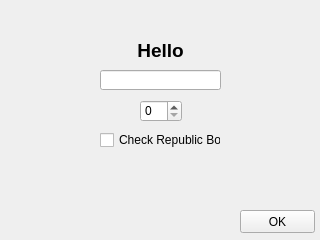
<?xml version="1.0" encoding="UTF-8"?>
<ui version="4.0">
 <class>MainWindow</class>
 <widget class="QMainWindow" name="MainWindow">
  <property name="geometry">
   <rect>
    <x>0</x>
    <y>0</y>
    <width>320</width>
    <height>240</height>
   </rect>
  </property>
  <property name="windowTitle">
   <string>EX01-bouton</string>
  </property>
  <widget class="QWidget" name="centralwidget">
   <widget class="QPushButton" name="pushButton">
    <property name="geometry">
     <rect>
      <x>240</x>
      <y>210</y>
      <width>75</width>
      <height>23</height>
     </rect>
    </property>
    <property name="text">
     <string>OK</string>
    </property>
   </widget>
   <widget class="QLabel" name="label">
    <property name="geometry">
     <rect>
      <x>110</x>
      <y>30</y>
      <width>101</width>
      <height>41</height>
     </rect>
    </property>
    <property name="font">
     <font>
      <pointsize>14</pointsize>
      <weight>75</weight>
      <bold>true</bold>
     </font>
    </property>
    <property name="cursor">
     <cursorShape>ArrowCursor</cursorShape>
    </property>
    <property name="text">
     <string>Hello</string>
    </property>
    <property name="alignment">
     <set>Qt::AlignCenter</set>
    </property>
   </widget>
   <widget class="QLineEdit" name="lineEdit">
    <property name="geometry">
     <rect>
      <x>100</x>
      <y>70</y>
      <width>121</width>
      <height>20</height>
     </rect>
    </property>
   </widget>
   <widget class="QSpinBox" name="spinBox">
    <property name="geometry">
     <rect>
      <x>140</x>
      <y>100</y>
      <width>42</width>
      <height>22</height>
     </rect>
    </property>
   </widget>
   <widget class="QCheckBox" name="checkBox">
    <property name="geometry">
     <rect>
      <x>100</x>
      <y>130</y>
      <width>121</width>
      <height>20</height>
     </rect>
    </property>
    <property name="text">
     <string>Check Republic Box</string>
    </property>
   </widget>
  </widget>
 </widget>
 <resources/>
 <connections/>
</ui>
